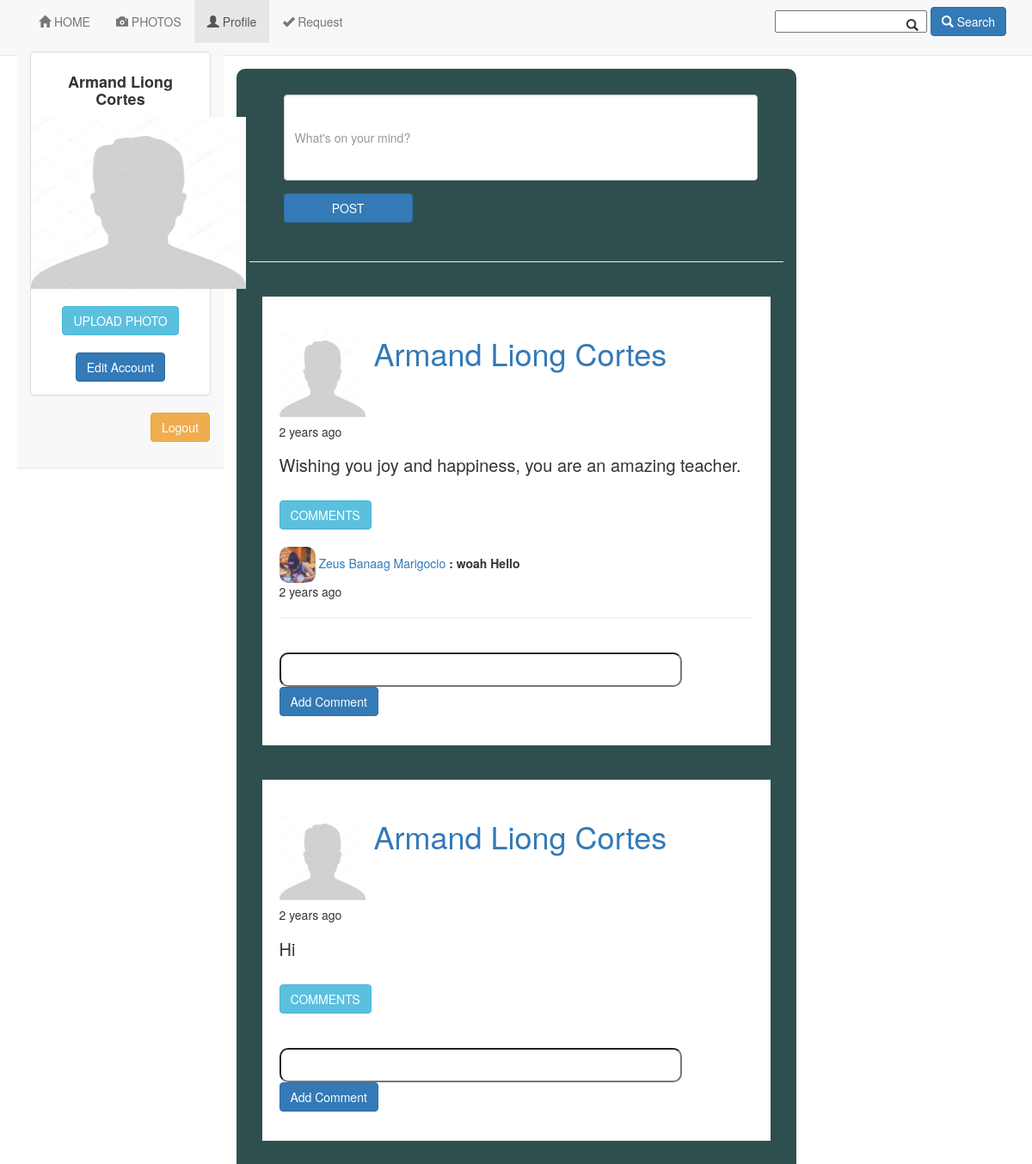
/profile.php (signed in), run on the app's committed database.
### tables this page shows
CREATE TABLE `users` (
  `user_id` int(11) NOT NULL,
  `email` varchar(65) NOT NULL,
  `username` varchar(65) NOT NULL,
  `password` varchar(65) NOT NULL,
  `Firstname` varchar(65) NOT NULL,
  `Middlename` varchar(65) NOT NULL,
  `Lastname` varchar(65) NOT NULL,
  `Gender` varchar(65) NOT NULL,
  `Photo` varchar(65) NOT NULL
);

CREATE TABLE `posts` (
  `post_id` int(11) NOT NULL,
  `post` varchar(65) NOT NULL,
  `date` datetime NOT NULL,
  `user_id` int(11) NOT NULL
);

CREATE TABLE `comments` (
  `comment_id` int(11) NOT NULL,
  `comment` text NOT NULL,
  `date` datetime NOT NULL,
  `post_id` int(11) NOT NULL,
  `user_id` int(11) NOT NULL
);

### perfect_function.php (called while the page is built, shortened)
<?php
function getConnection()
{
	$servername = "localhost";
	$username = "root";
	$password = "";
	$dbname = "socialmedia";
	$conn = new mysqli($servername, $username, $password, $dbname);
	return $conn;
}
function custom_query($mysql_query)
{
	$conn = getConnection();
	$sql = $mysql_query;
	$result = $conn->query($sql);
	return $result;
}
function time_elapsed_string($datetime, $full = false) {
    $now = new DateTime;
    $ago = new DateTime($datetime);
    $diff = $now->diff($ago);
    $diff->w = floor($diff->d / 7);
    $diff->d -= $diff->w * 7;
    $string = array(
        'y' => 'year',
        'm' => 'month',
        'w' => 'week',
        'd' => 'day',
        'h' => 'hour',
        'i' => 'minute',
        's' => 'second',
    );
    foreach ($string as $k => &$v) {
        if ($diff->$k) {
            $v = $diff->$k . ' ' . $v . ($diff->$k > 1 ? 's' : '');
        } else {
            unset($string[$k]);
        }
    }
    if (!$full) $string = array_slice($string, 0, 1);
    return $string ? implode(', ', $string) . ' ago' : 'just now';
}
?>

### profile.php (the view, shortened to what this page needs)
<?php
    include "header2.php";
    $query = "Select Firstname, Photo, Middlename, Lastname from users where user_id = '$id'";
    $custom = custom_query($query);
    foreach($custom as $key => $row){
        $photo = $row['Photo'];
        $Firstname = $row['Firstname'];
        $Middlename = $row['Middlename'];
        $Lastname = $row['Lastname'];
    }
?>
<div class = "container" style="margin:0 auto;width:80%;">
	<div class="navbar navbar navbar-default navbar-fixed-top container" style = "width:20%;margin:60px 0 0 20px;" >
			<div class="panel panel-default">
				<div class="panel-body">
					<div class="row">
						<div class="col-xs-12">
							<h4 align=center>
								<b><?=$Firstname. " ". $Middlename. " ". $Lastname?> </b>
							</h4>
						</div>
                        <div align="center">
                            <?php
                                if ($photo!=""){
                            ?>
                                <img src="user_pics/<?=$photo?>" width = "200" height="200" style="border-radius:10px;">
                                <br><br>
                                <a href="user_uploadphoto.php?id=<?=$id?>" class="btn btn-primary">Update Photo</a>
                            <?php } else{ ?>
                                <img src="user_pics/default.jpg" width = "250" height="200">
                                <br><br>
                                        <a href="user_uploadphoto.php?id=<?=$id?>" class = "btn btn-info"> UPLOAD PHOTO </a>
                            <?php
                            }
                            ?>
                            <br>
                            <br>
                            <a href = "editprofile.php?id=<?=$id?>" class = "btn btn-primary"> Edit Account </a>
                        </div>
					</div>
				</div>
			</div>
            <a href="logout.php" class="btn btn-warning" style="margin: 0px 0px 0px 140px;">Logout</a>
            <p> <br> </p>
	</div>
    <div class="container" style = "width:70%;margin:60px auto 0 auto;border-radius:10px;background-color:#2F4F4F" >
        <div class="container-fluid">
			<div class="panel-heading">
				<div class="media">
                <br>
					<a class="media-left" href="#fake">
					</a>
					<div class="media-body">
                    <form action = "post_proc_profile.php" method = "post">
						<div class="form-group has-feedback">
                            <input type="text" class="form-control" id="search2" aria-describedby="search" name = "post" style = "height:100px;" maxlength="65" placeholder = "What's on your mind?" autocomplete="off" required>
                        </div>
                        <div class = "media-body">
                         <button class = "btn btn-primary" style = "width:150px;" > POST </button>
                            </form>
                        </div>
					</div>
                </div>
            </div>
        </div>
        <hr>
        <br>
        <?php
        $postquery = "Select post_id,post, date, users.user_id, Photo, Firstname, Middlename, Lastname from users join posts on users.user_id = posts.user_id where  posts.user_id  = '$id' order by date DESC";
        $custompost  = custom_query($postquery);
        foreach ($custompost as $key =>$row){
            $user_id = $row['user_id'];
            $Fullname = $row['Firstname']." ".$row['Middlename']." ".$row['Lastname'];
            $post_id = $row['post_id'];
            $post = $row['post'];
            $date = $row['date'];
            $photo = $row['Photo'];
        ?>
            <div class="container-fluid">
                        <div class="card" style= "margin-left:0px;padding:20px;background-color:white;">
                            <h1><?php if ($photo != ""){ echo '<img src="user_pics/'.$photo.'" style="width:100px;height:100px;border-radius:10px;vertical-align: text-top;">';} else{ echo '<img src="user_pics/default.jpg"style="width:100px;vertical-align: text-top;">';} ?>
                              <?php if ($user_id == $id){ ?><a href="profile.php"> <?=$Fullname?></a> </h1>
                              <?php }else{ ?>
                                  <a href="profile_friend.php?id=<?=$user_id?>"> <?=$Fullname?></a> </h1>
                              <?php } ?>
                            <h5><?=time_elapsed_string($date)?> </h5>
                            <b> <h3 style = "font-size:20px;"><?=$post ?> </h3> </2> </B>
                                <h3 class = "btn btn-info"> COMMENTS </h3>
                                <br>
                                <br>
                            <div class = "card-body">
                            <?php $commentquery = "Select  comment, users.user_id, Photo, Firstname, Middlename,Lastname, date from comments join users on comments.user_id = users.user_id where post_id = '$post_id' order by date ASC";
                                        $customcomments = custom_query($commentquery);
                                        foreach($customcomments as $key =>$row){
                                            $user_id =$row['user_id'];
                                            $photo = $row['Photo'];
                                            $comment = $row['comment'];
                                            $commentator = $row['Firstname']." ". $row['Middlename']." ".$row['Lastname'];
                                            $datecomment  = $row['date'];
                                            if ($photo!=""){
                                                echo'<img style="border-radius: 25%;" src="user_pics/'.$photo.'"  width="42" height="42" align="top">';
                                                if ($user_id == $id){ ?><a href="profile.php"> <?=$commentator?></a> </h1>
                                                    <?php }else{ ?>
                                                        <a href="profile_friend.php?id=<?=$user_id?>"> <?=$commentator?></a> </h1>
                                                  <?php  }
                                                echo '<b>: '. $comment.'</b>'."<br>";
                                                echo time_elapsed_string($datecomment)."<br>";
                                                echo "<hr>";
                                            }
                            } ?>
                                <form action =  "comment_proc_profile.php?id=<?=$post_id?>" method = "post">
                                <br>
                                <input type = "text" maxlength="65" name = "comment" required autocomplete="off" style="width:85%; height:40px; border-radius:10px;"> &nbsp;&nbsp;&nbsp;<button class = "btn btn-primary"> Add Comment  </button>
                                </form>
                            </div>
                        </div>
                    </div>
            <br>
            <br>
        <?php }?>
        </div>

### data on the page
users: Firstname "Armand", Middlename "Liong", Lastname "Cortes"
posts: user.Lastname "Armand Liong Cortes", date "2 years ago", post "Wishing you joy and happiness, you are an amazing teacher."
comments: user.Photo (picture), user.Lastname "Zeus Banaag Marigocio", comment "woah Hello", date "2 years ago"
posts: user.Lastname "Armand Liong Cortes", date "2 years ago", post "Hi"
